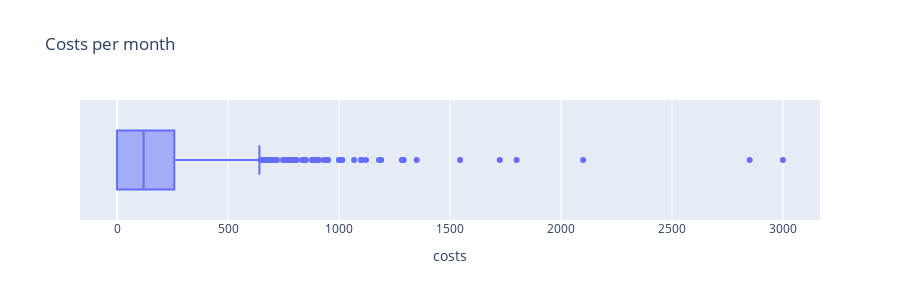

The cell this chart's notebook holds for it:
### Markdown cell above
#### `costs`
Let's look at costs distribution:

### Code cell
px.box(df, x='costs', height= 300, title='Costs per month')

### Figure 1 — Plotly figure (JSON) as saved in the notebook; plotly's stock layout.template omitted (floating-point values rounded to 4 significant figures; data arrays with more than 128 entries replaced by an {"elided": "..."} marker saying what was removed)
{"data": [{"alignmentgroup": "True", "hovertemplate": "costs=%{x}<extra></extra>", "legendgroup": "", "marker": {"color": "#636efa"}, "name": "", "notched": false, "offsetgroup": "", "orientation": "h", "showlegend": false, "type": "box", "x": {"elided": "4071 float values"}, "x0": " ", "xaxis": "x", "y0": " ", "yaxis": "y"}], "layout": {"boxmode": "group", "height": 300, "legend": {"tracegroupgap": 0}, "title": {"text": "Costs per month"}, "xaxis": {"anchor": "y", "domain": [0, 1], "title": {"text": "costs"}}, "yaxis": {"anchor": "x", "domain": [0, 1]}}}
